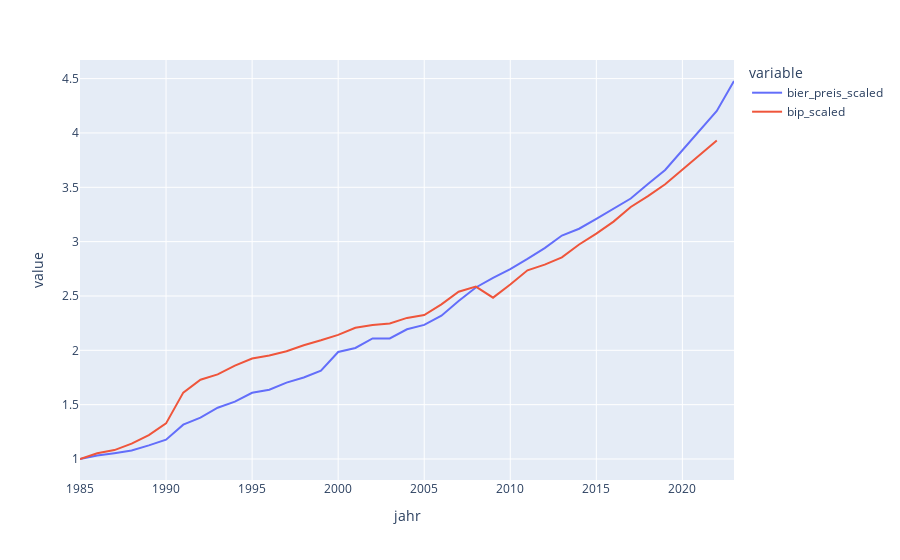

Notebook cell for this chart:
### Code cell
px.line(bip_and_price, "jahr", ["bier_preis_scaled", "bip_scaled"])

### Figure 1 — Plotly figure (JSON) as saved in the notebook; plotly's stock layout.template omitted (floating-point values rounded to 4 significant figures)
{"data": [{"hovertemplate": "variable=bier_preis_scaled<br>jahr=%{x}<br>value=%{y}<extra></extra>", "legendgroup": "bier_preis_scaled", "line": {"color": "#636efa", "dash": "solid"}, "marker": {"symbol": "circle"}, "mode": "lines", "name": "bier_preis_scaled", "orientation": "v", "showlegend": true, "type": "scatter", "x": [1985, 1986, 1987, 1988, 1989, 1990, 1991, 1992, 1993, 1994, 1995, 1996, 1997, 1998, 1999, 2000, 2001, 2002, 2003, 2004, 2005, 2006, 2007, 2008, 2009, 2010, 2011, 2012, 2013, 2014, 2015, 2016, 2017, 2018, 2019, 2022, 2023], "xaxis": "x", "y": [1, 1.031, 1.053, 1.078, 1.125, 1.178, 1.316, 1.381, 1.472, 1.528, 1.609, 1.637, 1.703, 1.75, 1.812, 1.984, 2.022, 2.109, 2.109, 2.194, 2.234, 2.319, 2.453, 2.578, 2.666, 2.747, 2.841, 2.941, 3.056, 3.119, 3.209, 3.303, 3.397, 3.531, 3.659, 4.203, 4.478], "yaxis": "y"}, {"hovertemplate": "variable=bip_scaled<br>jahr=%{x}<br>value=%{y}<extra></extra>", "legendgroup": "bip_scaled", "line": {"color": "#EF553B", "dash": "solid"}, "marker": {"symbol": "circle"}, "mode": "lines", "name": "bip_scaled", "orientation": "v", "showlegend": true, "type": "scatter", "x": [1985, 1986, 1987, 1988, 1989, 1990, 1991, 1992, 1993, 1994, 1995, 1996, 1997, 1998, 1999, 2000, 2001, 2002, 2003, 2004, 2005, 2006, 2007, 2008, 2009, 2010, 2011, 2012, 2013, 2014, 2015, 2016, 2017, 2018, 2019, 2022, 2023], "xaxis": "x", "y": [1, 1.054, 1.082, 1.141, 1.22, 1.327, 1.611, 1.729, 1.779, 1.859, 1.925, 1.952, 1.992, 2.046, 2.092, 2.142, 2.207, 2.233, 2.247, 2.298, 2.325, 2.423, 2.539, 2.587, 2.484, 2.605, 2.736, 2.789, 2.856, 2.974, 3.074, 3.184, 3.319, 3.419, 3.528, 3.931, null], "yaxis": "y"}], "layout": {"legend": {"title": {"text": "variable"}, "tracegroupgap": 0}, "margin": {"t": 60}, "xaxis": {"anchor": "y", "domain": [0, 1], "title": {"text": "jahr"}}, "yaxis": {"anchor": "x", "domain": [0, 1], "title": {"text": "value"}}}}
